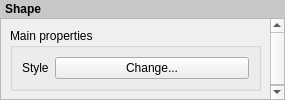
<?xml version="1.0" encoding="UTF-8"?>
<ui version="4.0">
 <class>QgsComposerPolygonWidgetBase</class>
 <widget class="QWidget" name="QgsComposerPolygonWidgetBase">
  <property name="geometry">
   <rect>
    <x>0</x>
    <y>0</y>
    <width>285</width>
    <height>100</height>
   </rect>
  </property>
  <property name="windowTitle">
   <string>Form</string>
  </property>
  <layout class="QVBoxLayout" name="verticalLayout">
   <property name="spacing">
    <number>0</number>
   </property>
   <property name="margin">
    <number>0</number>
   </property>
   <item>
    <widget class="QLabel" name="label_2">
     <property name="sizePolicy">
      <sizepolicy hsizetype="Preferred" vsizetype="Maximum">
       <horstretch>0</horstretch>
       <verstretch>0</verstretch>
      </sizepolicy>
     </property>
     <property name="styleSheet">
      <string notr="true">padding: 2px; font-weight: bold; background-color: rgb(200, 200, 200);</string>
     </property>
     <property name="text">
      <string>Shape</string>
     </property>
    </widget>
   </item>
   <item>
    <widget class="QScrollArea" name="scrollArea">
     <property name="widgetResizable">
      <bool>true</bool>
     </property>
     <widget class="QWidget" name="scrollAreaWidgetContents">
      <property name="geometry">
       <rect>
        <x>0</x>
        <y>0</y>
        <width>281</width>
        <height>78</height>
       </rect>
      </property>
      <layout class="QVBoxLayout" name="mainLayout">
       <item>
        <widget class="QgsCollapsibleGroupBoxBasic" name="groupBox">
         <property name="focusPolicy">
          <enum>Qt::StrongFocus</enum>
         </property>
         <property name="title">
          <string>Main properties</string>
         </property>
         <property name="syncGroup" stdset="0">
          <string notr="true">composeritem</string>
         </property>
         <property name="collapsed" stdset="0">
          <bool>false</bool>
         </property>
         <layout class="QGridLayout" name="gridLayout">
          <item row="0" column="0">
           <widget class="QLabel" name="label">
            <property name="text">
             <string>Style</string>
            </property>
           </widget>
          </item>
          <item row="0" column="1">
           <widget class="QPushButton" name="mPolygonStyleButton">
            <property name="sizePolicy">
             <sizepolicy hsizetype="Expanding" vsizetype="Fixed">
              <horstretch>0</horstretch>
              <verstretch>0</verstretch>
             </sizepolicy>
            </property>
            <property name="text">
             <string>Change...</string>
            </property>
           </widget>
          </item>
         </layout>
        </widget>
       </item>
      </layout>
     </widget>
    </widget>
   </item>
  </layout>
 </widget>
 <customwidgets>
  <customwidget>
   <class>QgsCollapsibleGroupBoxBasic</class>
   <extends>QGroupBox</extends>
   <header location="global">qgscollapsiblegroupbox.h</header>
   <container>1</container>
  </customwidget>
 </customwidgets>
 <tabstops>
  <tabstop>groupBox</tabstop>
  <tabstop>scrollArea</tabstop>
  <tabstop>mPolygonStyleButton</tabstop>
 </tabstops>
 <resources/>
 <connections/>
</ui>
